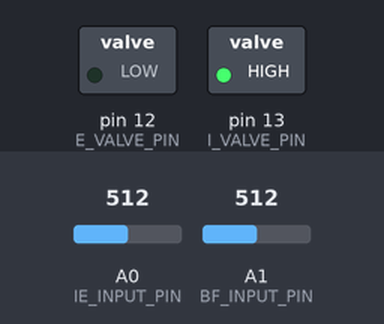
Simulated run of this sketch. Board: Arduino Uno, built with avr-gcc and run on an emulated ATmega328P. On the bench: switched loads named in the sketch (green lamp = pin HIGH). The test bench sets the inputs (shaded band); at power-on: A0 (IE_INPUT_PIN) = 512, A1 (BF_INPUT_PIN) = 512.

Above: at 3.4 s.
3.5 s: A0 (IE_INPUT_PIN) set to 716
At 7.7 s:
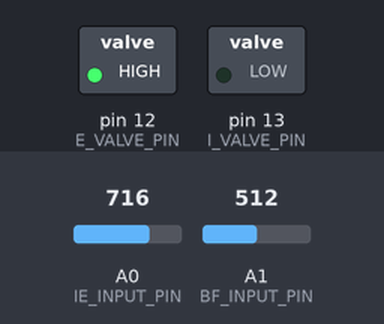
Timing chart, 0 to 9.2 s (numbered marks = the images above; inputs shaded):
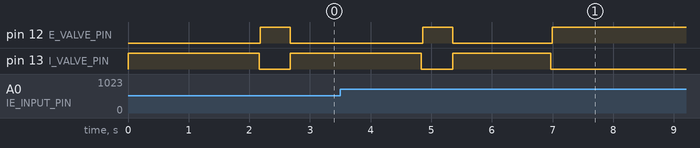

The sketch:

Full_Ventilation.ino
```cpp
#include <pt.h>
  //define pin 12 to manage expiration pump
#define E_VALVE_PIN 12
  //define pin 13 to manage inspiration pump
#define I_VALVE_PIN 13
  //define pin 0 to set IE relationship
#define IE_INPUT_PIN 0
  //define pin 1 to set the breathing frequency
#define BF_INPUT_PIN 1
  //defines the minimun breathing frequency
#define bfMin 12
  //defines the maximun breathing frequency
#define bfMax  25
  //defines the minimun IE value (1:1), set to 10 to be set the precision to 0.1
#define ieMin 10
  //defines the maximun i:E value (1:4)
#define ieMax 40
  //defines the breathing hold time (in miliseconds)
#define bHTime 20

static struct pt ptIE;

static int protothreadIEBreathing(struct pt *pt )
{
  static unsigned long lastTimeBreath = 0;
  static int bf_input = 0;  //holds the reading from the potentiometer
  static int bf = 0;        //holds the maps from the sensor to the maxs and mins values
  static int ie_input = 0;  //holds the reading from the potentiometer
  static int ie = 0;        //holds the maps from the sensor to the maxs and mins values

  static int bTime = 0;     //holds the calculated breating time
  static int ieValue = 0;   //holds the I:E relationship
  static int iTime = 0;   //holds the inspiration time by breathing cycle
  static int eTime = 0;   //holds the expiration time by breathing cycle

  PT_BEGIN(pt);
  while(1) {
    bf_input = analogRead(BF_INPUT_PIN);                    //Read the input value
    bf = map(bf_input, 0 , 1023, bfMin, bfMax);             //Maps the readed values to bfMax and bfMin
    ie_input = analogRead(IE_INPUT_PIN);                    //Read the input value
    ie = map(ie_input, 0 , 1023, ieMin, ieMax);             //Maps the readed values to ieMax and ieMin
    bTime = 60000/bf;                                       //Calculate the time for a single breathing cycle (in miliseconds)
    iTime = (10*(bTime - bHTime))/(10 - ie);                //Calculate the inspiration time based on frequency, ie relation and hold time
    eTime = (ie*(bTime - bHTime))/(ie + 10);                //Calculate the expiration time based on frequency, ie relation and hold time
    digitalWrite(I_VALVE_PIN, HIGH);                        //Open inspiration valve
    lastTimeBreath = millis();                              //Capture the actual time
    PT_WAIT_UNTIL(pt, millis() - lastTimeBreath > iTime);   //Keeps the inspiration valve opens during the calculated inspiration time
    digitalWrite(I_VALVE_PIN, LOW);                         //Close the inspiration Valve
    lastTimeBreath = millis();                              //Capture the actual time
    PT_WAIT_UNTIL(pt, millis() - lastTimeBreath > bHTime);  //Keeps both valves closed during the defined hold time
    digitalWrite(E_VALVE_PIN, HIGH);                        //Open the expiration valve
    lastTimeBreath = millis();                              //Capture the actual time
    PT_WAIT_UNTIL(pt, millis() - lastTimeBreath > eTime);   //Keeps the expiration valve opens during the calculated inspiration time
    digitalWrite(E_VALVE_PIN, LOW);                         //Close the expiration valve
  }
  PT_END(pt);
}

void setup() {
  // put your setup code here, to run once:
  // set E_VALVE_PIN as output
  pinMode(E_VALVE_PIN, OUTPUT);     //Sets E_VALVE_PIN as output
  pinMode(I_VALVE_PIN, OUTPUT);     //Sets I_VALVE_PIN as output
  pinMode(IE_INPUT_PIN, INPUT);     //Sets IE_INPUT_PIN as input
  pinMode(BF_INPUT_PIN, INPUT);     //Sets BF_INPUT_PIN as input
  PT_INIT(&ptIE);                   //Initializes phIE protothead
}

void loop() {
  // put your main code here, to run repeatedly:
  //Launch ptIE protothread
  protothreadIEBreathing(&ptIE);
}
```
